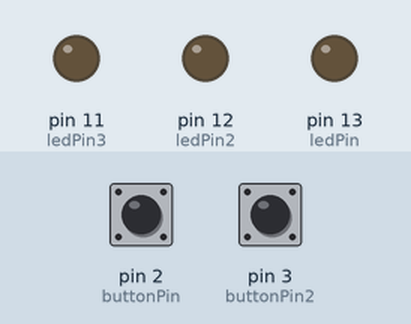
Simulated run of this sketch. Board: Arduino Uno, built with avr-gcc and run on an emulated ATmega328P. Parts: output pins drawn as LEDs (lit = HIGH). Dashed ring = blinking. Inputs (shaded band) come from the test bench; at power-on: pin 2 (buttonPin) LOW, pin 3 (buttonPin2) LOW.

Above: at 1.2 s.
1.3 s: pin 2 (buttonPin) pulled HIGH for 3.2 s
At 1.7 s:
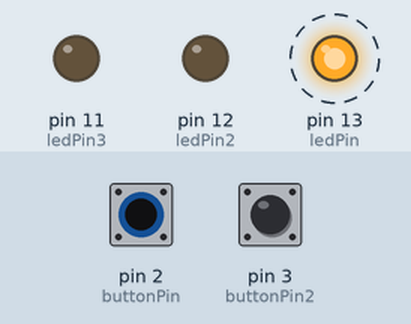
6.3 s: pin 3 (buttonPin2) pulled HIGH for 0.15 s
At 6.7 s:
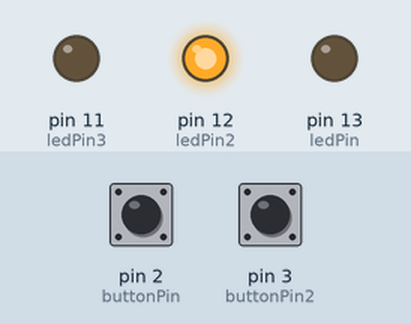
8.3 s: pin 3 (buttonPin2) pulled HIGH for 3.2 s
At 12.1 s:
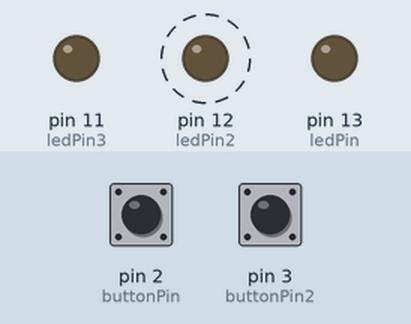
13.0 s: pin 2 (buttonPin) driven HIGH and pin 3 (buttonPin2) driven HIGH
At 14.4 s:
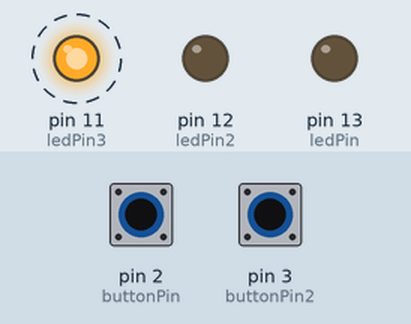
16.0 s: pin 2 (buttonPin) driven LOW
At 16.4 s:
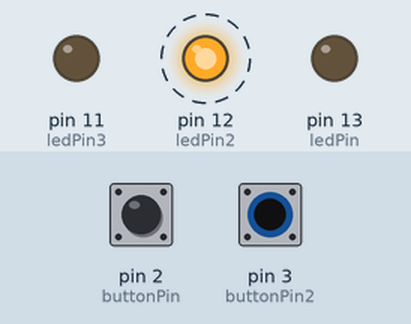
Timing chart, 0 to 20.0 s (numbered marks = the images above; inputs shaded):
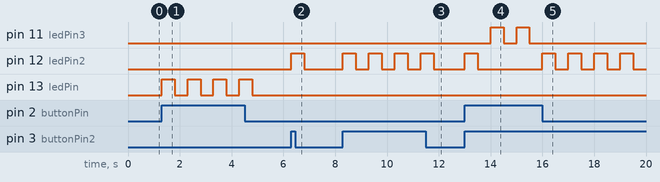

The sketch:

LED.ino
```cpp
const int buttonPin = 2;
const int buttonPin2 = 3;
const int ledPin = 13;
const int ledPin2 = 12;
const int ledPin3 = 11;
int buttonState = 0;
int buttonState2 = 0;
void setup() {
  pinMode(ledPin, OUTPUT);
  pinMode(ledPin2,OUTPUT);
  pinMode(ledPin3,OUTPUT);
  pinMode(buttonPin, INPUT);
  pinMode(buttonPin2, INPUT);
}

void loop() {
  buttonState = digitalRead(buttonPin);
  buttonState2 = digitalRead(buttonPin2);
  if (buttonState == HIGH) {
    if(buttonState2 ==HIGH) {
      digitalWrite(ledPin3,HIGH);
    delay(500);
    digitalWrite(ledPin3,LOW);
    delay(500);
    }
    else {
    digitalWrite(ledPin,HIGH);
    delay(500);
    digitalWrite(ledPin,LOW);
    delay(500);
  }
  }
  if (buttonState2 == HIGH) {
    if(buttonState ==HIGH) {
      digitalWrite(ledPin3,HIGH);
    delay(500);
    digitalWrite(ledPin3,LOW);
    delay(500);
    }
    else {
    digitalWrite(ledPin2,HIGH);
    delay(500);
    digitalWrite(ledPin2,LOW);
    delay(500);
  }
  }
  else{
    digitalWrite(ledPin,LOW);
    digitalWrite(ledPin2,LOW);
    digitalWrite(ledPin3,LOW);
  }
}
```

Measured:
- after the input at 1.3 s, pin 13 (ledPin): alternates HIGH for 0.50 s and LOW for 0.50 s, 8 changes in all, then stays LOW, starting at once
- after the input at 6.3 s, pin 12 (ledPin2): LOW → HIGH at once, → LOW 0.50 s later
- after the input at 8.3 s, pin 12 (ledPin2): alternates HIGH for 0.50 s and LOW for 0.50 s, 8 changes in all, then stays LOW, starting at once
- after the input at 13.0 s, pin 11 (ledPin3): alternates HIGH for 0.50 s and LOW for 0.50 s, starting after 1.0 s; pin 12 (ledPin2): LOW → HIGH at once, → LOW 0.50 s later
- after the input at 16.0 s, pin 11 (ledPin3): stops changing and stays LOW; pin 12 (ledPin2): alternates HIGH for 0.50 s and LOW for 0.50 s, starting at once
